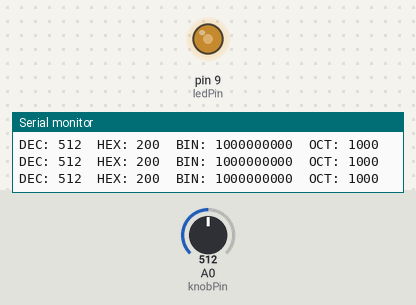
Recording of a sketch running on a simulated Arduino Uno, built with avr-gcc and run on an emulated ATmega328P. On the bench: output pins drawn as LEDs (lit = HIGH), the last lines printed to the serial monitor. Inputs (shaded band) come from the test bench; at power-on: A0 (knobPin) = 512.

Above: at 1.2 s.
1.3 s: A0 (knobPin) set to 716
At 1.8 s:
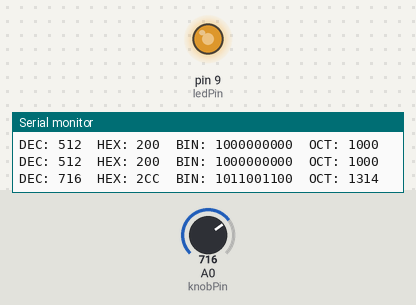
3.0 s: A0 (knobPin) set to 1023
At 4.2 s:
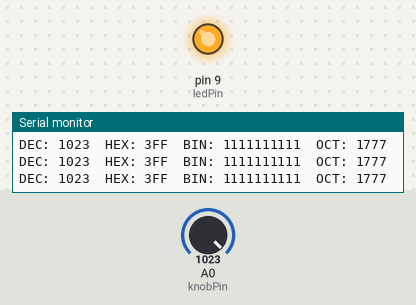
4.5 s: A0 (knobPin) set to 122
At 5.7 s:
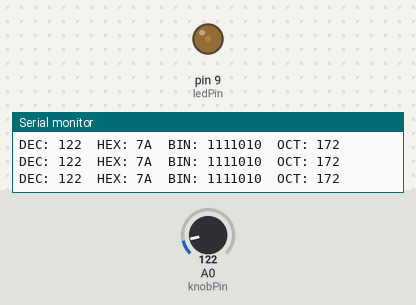
6.0 s: A0 (knobPin) set to 0
At 7.2 s:
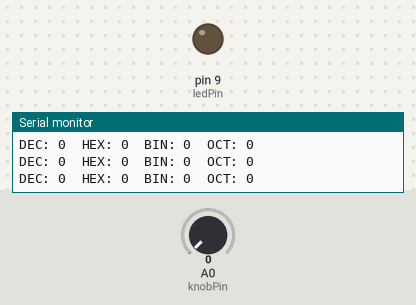
7.5 s: A0 (knobPin) set to 511
At 8.5 s:
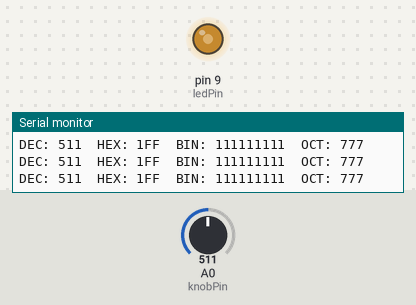
Timing chart, 0 to 10.0 s (numbered marks = the images above; inputs shaded):
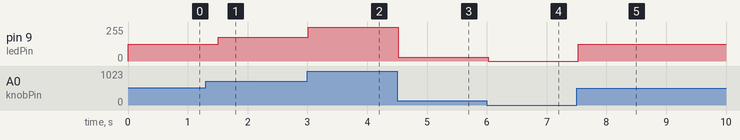

The sketch:

_03_ArduinoClass_Photoresistor.ino
```cpp
const int knobPin = 0;
const int ledPin = 9;

void setup() {
  Serial.begin(57600);
  Serial.println("Started!");
  pinMode(ledPin, OUTPUT);
}

void loop() {
  int a = analogRead(knobPin);
  Serial.print("DEC: ");
  Serial.print(a, DEC);
  Serial.print("\tHEX: ");
  Serial.print(a, HEX);
  Serial.print("\tBIN: ");
  Serial.print(a, BIN);
  Serial.print("\tOCT: ");
  Serial.println(a, OCT);
  analogWrite(ledPin, map(a, 0, 1023, 0, 255));
  delay(300);
}
```

Measured:
- after the input at 1.3 s, pin 9 (ledPin): 127/255 → 178/255 after 0.21 s
- after the input at 3.0 s, pin 9 (ledPin): 178/255 → 255/255 at once
- after the input at 4.5 s, pin 9 (ledPin): 255/255 → 30/255 at once
- after the input at 6.0 s, pin 9 (ledPin): 30/255 → 0/255 at once
- after the input at 7.5 s, pin 9 (ledPin): 0/255 → 127/255 at once
